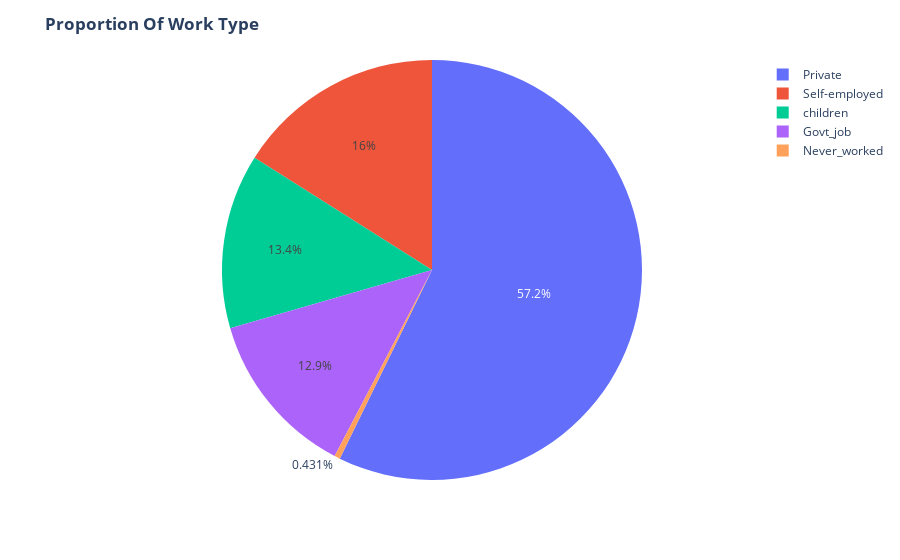

The code cell stored with this chart in its notebook:
### Markdown cell above
### Employment types

Next, we want to know what is the working environment as this is considered to be one of the risk factors and it might provide some relation to the illness.

### Code cell
fig = px.pie(data,names='work_type')
fig.update_layout(title='<b>Proportion Of Work Type<b>')
fig.show()

### Figure 1 — Plotly figure (JSON) as saved in the notebook; plotly's stock layout.template omitted (floating-point values rounded to 4 significant figures; data arrays with more than 128 entries replaced by an {"elided": "..."} marker saying what was removed)
{"data": [{"domain": {"x": [0, 1], "y": [0, 1]}, "hovertemplate": "work_type=%{label}<extra></extra>", "labels": {"elided": "5110 str values"}, "legendgroup": "", "name": "", "showlegend": true, "type": "pie"}], "layout": {"legend": {"tracegroupgap": 0}, "margin": {"t": 60}, "title": {"text": "<b>Proportion Of Work Type<b>"}}}
